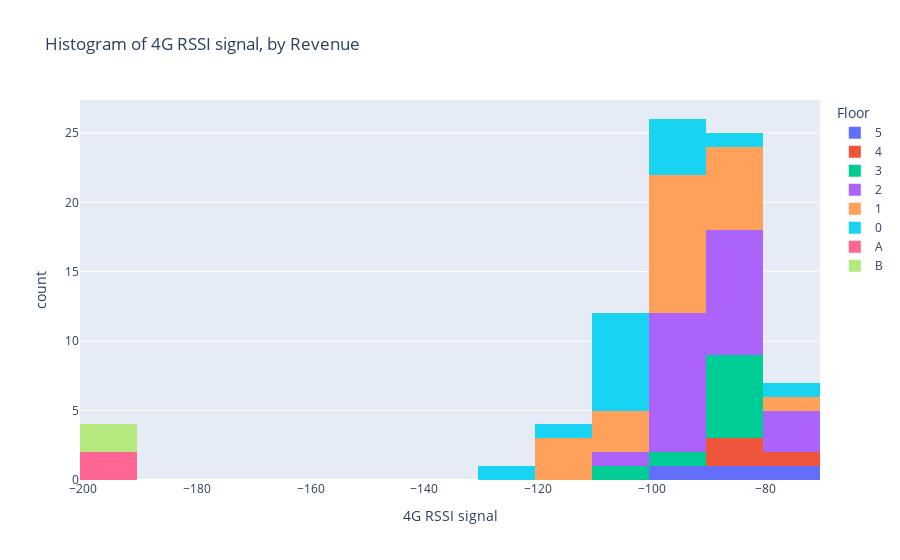

The notebook cell this image was saved under:
### Code cell
fig = px.histogram(indoors, '4G RSSI signal', 
                   color = 'Floor', barmode='stack',  
                   title='Histogram of 4G RSSI signal, by Revenue',
                  )
#labels={'count':'number of sessions',
#                      'ProductRelated_Duration':'Time Spent Viewing Product-related Webpage',
#                      'Revenue':'Successful Sale',
#                      1:'Success',
#                      0:'No success'
#                     }
fig.show()

### Figure 1 — Plotly figure (JSON) as saved in the notebook; plotly's stock layout.template omitted (floating-point values rounded to 4 significant figures)
{"data": [{"alignmentgroup": "True", "bingroup": "x", "hovertemplate": "Floor=5<br>4G RSSI signal=%{x}<br>count=%{y}<extra></extra>", "legendgroup": "5", "marker": {"color": "#636efa", "pattern": {"shape": ""}}, "name": "5", "offsetgroup": "5", "orientation": "v", "showlegend": true, "type": "histogram", "x": [-91, -89, -71], "xaxis": "x", "yaxis": "y"}, {"alignmentgroup": "True", "bingroup": "x", "hovertemplate": "Floor=4<br>4G RSSI signal=%{x}<br>count=%{y}<extra></extra>", "legendgroup": "4", "marker": {"color": "#EF553B", "pattern": {"shape": ""}}, "name": "4", "offsetgroup": "4", "orientation": "v", "showlegend": true, "type": "histogram", "x": [-81, -77, -84], "xaxis": "x", "yaxis": "y"}, {"alignmentgroup": "True", "bingroup": "x", "hovertemplate": "Floor=3<br>4G RSSI signal=%{x}<br>count=%{y}<extra></extra>", "legendgroup": "3", "marker": {"color": "#00cc96", "pattern": {"shape": ""}}, "name": "3", "offsetgroup": "3", "orientation": "v", "showlegend": true, "type": "histogram", "x": [-84, -83, -85, -102, -98, -82, -85, -87], "xaxis": "x", "yaxis": "y"}, {"alignmentgroup": "True", "bingroup": "x", "hovertemplate": "Floor=2<br>4G RSSI signal=%{x}<br>count=%{y}<extra></extra>", "legendgroup": "2", "marker": {"color": "#ab63fa", "pattern": {"shape": ""}}, "name": "2", "offsetgroup": "2", "orientation": "v", "showlegend": true, "type": "histogram", "x": [-90, -95, -102, -96, -100, -98, -100, -93, -85, -89, -92, -88, -91, -85, -80, -85, -78, -100, -96, -87, -86, -82, -79], "xaxis": "x", "yaxis": "y"}, {"alignmentgroup": "True", "bingroup": "x", "hovertemplate": "Floor=1<br>4G RSSI signal=%{x}<br>count=%{y}<extra></extra>", "legendgroup": "1", "marker": {"color": "#FFA15A", "pattern": {"shape": ""}}, "name": "1", "offsetgroup": "1", "orientation": "v", "showlegend": true, "type": "histogram", "x": [-92, -95, -85, -113, -115, -109, -94, -92, -102, -98, -93, -97, -90, -87, -93, -72, -89, -111, -99, -93, -90, -88, -110], "xaxis": "x", "yaxis": "y"}, {"alignmentgroup": "True", "bingroup": "x", "hovertemplate": "Floor=0<br>4G RSSI signal=%{x}<br>count=%{y}<extra></extra>", "legendgroup": "0", "marker": {"color": "#19d3f3", "pattern": {"shape": ""}}, "name": "0", "offsetgroup": "0", "orientation": "v", "showlegend": true, "type": "histogram", "x": [-80, -94, -93, -117, -122, -108, -110, -107, -103, -102, -84, -101, -99, -96, -101], "xaxis": "x", "yaxis": "y"}, {"alignmentgroup": "True", "bingroup": "x", "hovertemplate": "Floor=A<br>4G RSSI signal=%{x}<br>count=%{y}<extra></extra>", "legendgroup": "A", "marker": {"color": "#FF6692", "pattern": {"shape": ""}}, "name": "A", "offsetgroup": "A", "orientation": "v", "showlegend": true, "type": "histogram", "x": [-200, -200], "xaxis": "x", "yaxis": "y"}, {"alignmentgroup": "True", "bingroup": "x", "hovertemplate": "Floor=B<br>4G RSSI signal=%{x}<br>count=%{y}<extra></extra>", "legendgroup": "B", "marker": {"color": "#B6E880", "pattern": {"shape": ""}}, "name": "B", "offsetgroup": "B", "orientation": "v", "showlegend": true, "type": "histogram", "x": [-200, -200], "xaxis": "x", "yaxis": "y"}], "layout": {"barmode": "stack", "legend": {"title": {"text": "Floor"}, "tracegroupgap": 0}, "title": {"text": "Histogram of 4G RSSI signal, by Revenue"}, "xaxis": {"anchor": "y", "domain": [0, 1], "title": {"text": "4G RSSI signal"}}, "yaxis": {"anchor": "x", "domain": [0, 1], "title": {"text": "count"}}}}
